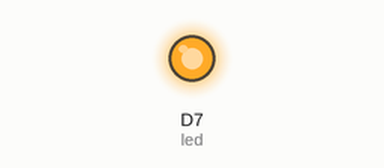
This sketch was run on a simulated Particle Photon. Shown: output pins drawn as LEDs (lit = HIGH).

Above: at 15.0 s.
At 45.0 s:
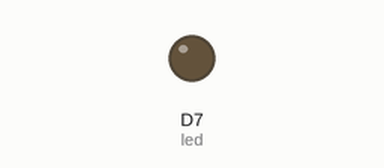
Timing chart, 0 to 78.0 s (numbered marks = the images above):
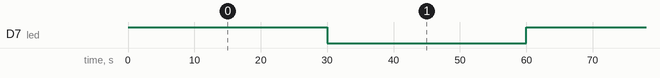

Measured:
- by itself, D7 (led): alternates HIGH for 30.0 s and LOW for 30.0 s

The sketch:

dht11.ino
```cpp
// This #include statement was automatically added by the Particle IDE.
#include <Adafruit_DHT.h>

DHT dht(D4, DHT22);

int led = D7;

void setup()
{
    pinMode(led, OUTPUT);
    dht.begin();
}
void loop()
{
    digitalWrite(led, HIGH);

    float temp = dht.getTempCelcius();
    Particle.publish("temp", String(temp), PRIVATE);
    delay(30000);

    digitalWrite(led, LOW);
    delay(30000);
}
```
